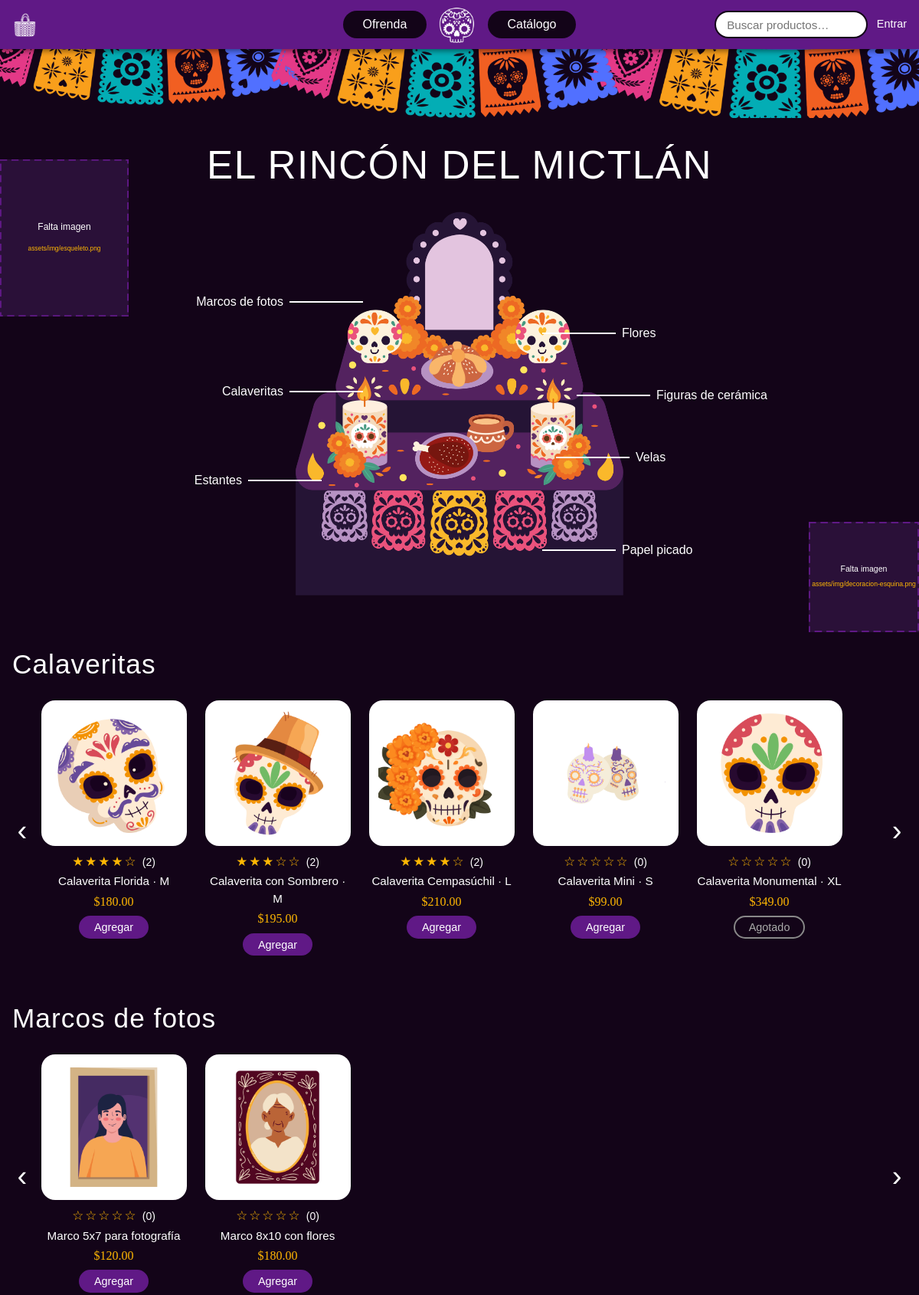
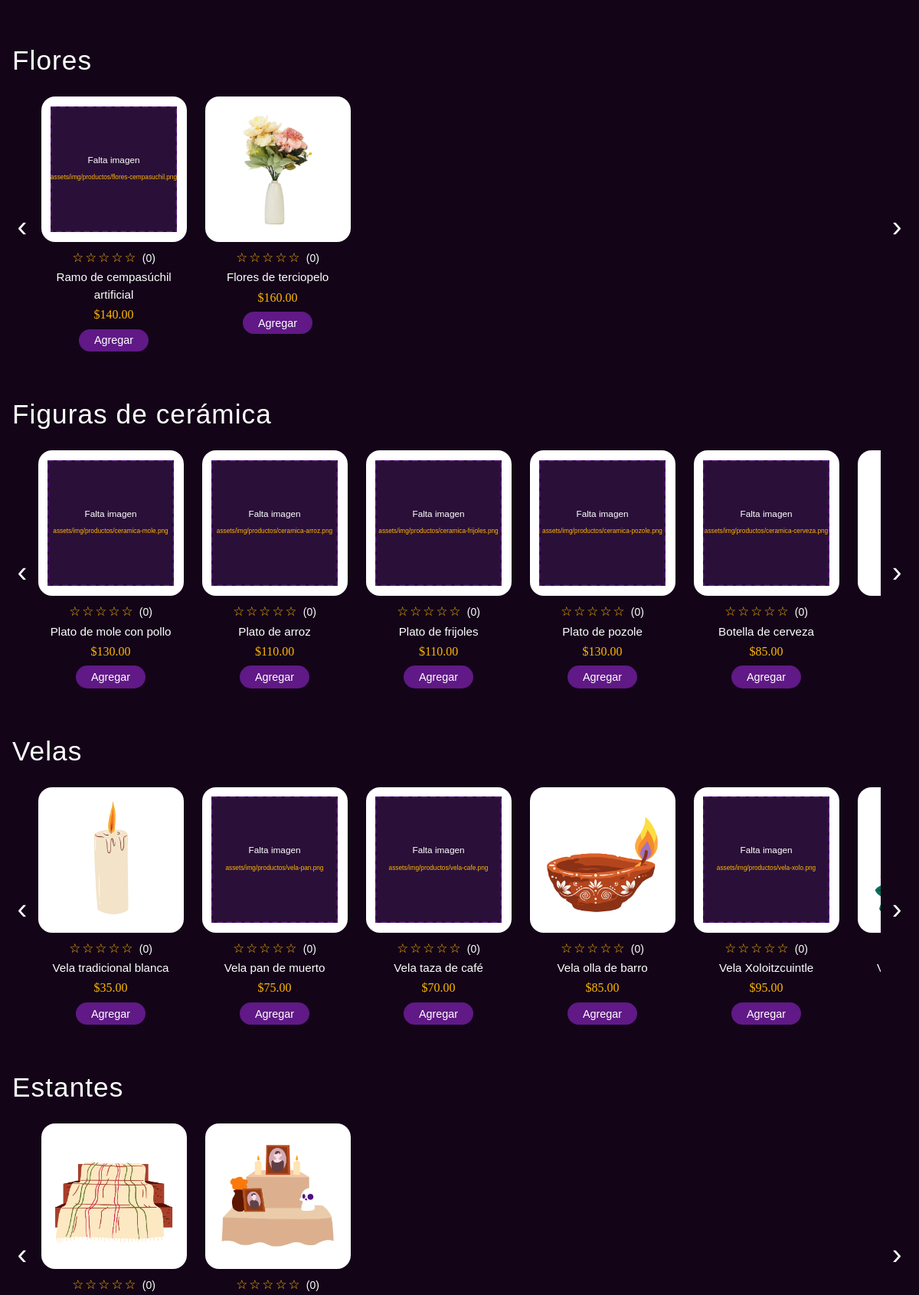
The page / (upper part) on the database its author committed (2 pictures, top to bottom).
### tables this page shows
CREATE TABLE productos (
  id_producto  INT UNSIGNED AUTO_INCREMENT PRIMARY KEY,
  id_categoria SMALLINT UNSIGNED NOT NULL,
  nombre       VARCHAR(100) NOT NULL,
  descripcion  VARCHAR(255) NULL,
  precio       DECIMAL(10,2) NOT NULL CHECK (precio >= 0),
  stock        INT UNSIGNED NOT NULL DEFAULT 0,    
  talla        ENUM('S','M','L','XL') NULL,        
  imagen       VARCHAR(150) NULL,                  
  activo       TINYINT(1) NOT NULL DEFAULT 1,
  FOREIGN KEY (id_categoria) REFERENCES categorias(id_categoria)
);

### includes/config.php (called while the page is built, shortened)
<?php
function img(string $clave): string { return BASE_URL . 'assets/img/' . IMG[$clave]; }
function img_producto(?string $archivo): string { return BASE_URL . 'assets/img/productos/' . ($archivo ?? 'sin-imagen.png'); }
function e(?string $t): string { return htmlspecialchars($t ?? '', ENT_QUOTES, 'UTF-8'); }
function estrellas(float $prom): string {
    $llenas = (int) round($prom);
    return str_repeat('★', $llenas) . str_repeat('☆', 5 - $llenas);
}

### includes/auth.php (called while the page is built, shortened)
<?php
require_once __DIR__ . '/conexion.php';
function usuario_actual(): ?array { return $_SESSION['usuario'] ?? null; }

### includes/conexion.php (called while the page is built, shortened)
<?php
require_once __DIR__ . '/config.php';
function db(): PDO
{
    $host   = 'localhost';
    $puerto = 3307;
    $bd     = 'mictlan';
    $user   = 'root';
    $clave  = '';
    $pdo = new PDO("mysql:host=$host;port=$puerto;dbname=$bd;charset=utf8mb4", $user, $clave, [
        PDO::ATTR_ERRMODE            => PDO::ERRMODE_EXCEPTION,
        PDO::ATTR_DEFAULT_FETCH_MODE => PDO::FETCH_ASSOC,
        PDO::ATTR_EMULATE_PREPARES   => false,
    ]);
    return $pdo;
}

### index.php (the view, shortened to what this page needs)
<?php
require_once __DIR__ . '/includes/auth.php';
$errorBD = null; $secciones = [];
try {
    $filas = db()->query("SELECT * FROM v_catalogo ORDER BY orden, id_producto")->fetchAll();
    foreach ($filas as $f) {
        $secciones[$f['slug']]['nombre']      = $f['categoria'];
        $secciones[$f['slug']]['productos'][] = $f;
    }
} catch (PDOException $ex) {
    $errorBD = 'No se pudo conectar con la base de datos. Revisa includes/conexion.php y que MySQL esté encendido.';
}
$buscador = true;
require __DIR__ . '/includes/cabecera.php';
?>
<img class="papel-picado" src="<?= img('papel_picado') ?>" alt="" width="1600" height="90">
<main>
<section id="ofrenda" class="seccion-ofrenda">
  <img class="deco deco--esqueleto" src="<?= img('esqueleto') ?>" alt="" width="180" height="220">
  <h1 class="titulo-sitio">El Rincón del Mictlán</h1>
  <div class="ofrenda">
    <img class="ofrenda__img" src="<?= img('ofrenda') ?>" alt="Ofrenda de Día de Muertos" width="520" height="440">
    <a class="etiqueta etiqueta--izq" style="--y:22%; --dx:14%" href="#cat-marcos">Marcos de fotos</a>
    <a class="etiqueta etiqueta--izq" style="--y:45%; --dx:14%" href="#cat-calaveritas">Calaveritas</a>
    <a class="etiqueta etiqueta--izq" style="--y:68%; --dx:20%" href="#cat-estantes">Estantes</a>
    <a class="etiqueta etiqueta--der" style="--y:30%; --dx:12%" href="#cat-flores">Flores</a>
    <a class="etiqueta etiqueta--der" style="--y:46%; --dx:17%" href="#cat-figuras-ceramica">Figuras de cerámica</a>
    <a class="etiqueta etiqueta--der" style="--y:62%; --dx:14%" href="#cat-velas">Velas</a>
    <a class="etiqueta etiqueta--der" style="--y:86%; --dx:12%" href="#cat-papel-picado">Papel picado</a>
  </div>
  <img class="deco deco--esquina" src="<?= img('alebrije') ?>" alt="" width="150" height="150">
</section>
<section id="catalogo" class="catalogo">
  <?php foreach ($secciones as $slug => $sec): ?>
  <section id="cat-<?= e($slug) ?>" class="categoria" data-categoria>
    <h2><?= e($sec['nombre']) ?></h2>
    <div class="carrusel">
      <button class="flecha" type="button" data-dir="-1" aria-label="Anterior">‹</button>
      <div class="carrusel__pista">
        <?php foreach ($sec['productos'] as $p):
              $agotado = (int)$p['stock'] === 0; ?>
        <article class="tarjeta"
                 data-id="<?= (int)$p['id_producto'] ?>"
                 data-stock="<?= (int)$p['stock'] ?>"
                 data-busqueda="<?= e($p['nombre'] . ' ' . $p['categoria'] . ' ' . $p['descripcion'] . ' ' . $p['talla']) ?>">
          <a class="tarjeta__foto" href="<?= BASE_URL ?>producto.php?id=<?= (int)$p['id_producto'] ?>">
            <img src="<?= img_producto($p['imagen']) ?>" alt="<?= e($p['nombre']) ?>" width="220" height="220" loading="lazy">
          </a>
          <div class="estrellas" role="img"
               aria-label="Calificación <?= e((string)$p['promedio']) ?> de 5 (<?= (int)$p['total_resenas'] ?> reseñas)">
            <?= estrellas((float)$p['promedio']) ?> <small>(<?= (int)$p['total_resenas'] ?>)</small>
          </div>
          <h3><a href="<?= BASE_URL ?>producto.php?id=<?= (int)$p['id_producto'] ?>"><?= e($p['nombre']) ?><?= $p['talla'] ? ' · ' . e($p['talla']) : '' ?></a></h3>
          <p class="precio">$<?= number_format((float)$p['precio'], 2) ?></p>
          <button class="btn btn--chico" type="button" data-agregar <?= $agotado ? 'disabled' : '' ?>>
            <?= $agotado ? 'Agotado' : 'Agregar' ?>
          </button>
        </article>
        <?php endforeach; ?>
      </div>
      <button class="flecha" type="button" data-dir="1" aria-label="Siguiente">›</button>
    </div>
  </section>
  <?php endforeach; ?>
</section>
</main>
<?php require __DIR__ . '/includes/pie.php';

### includes/cabecera.php (shortened to what this page needs)
<?php
require_once __DIR__ . '/auth.php';
$buscador ??= false;
$u = usuario_actual();
?>
<!DOCTYPE html>
<html lang="es">
<head>
  <link rel="stylesheet" href="<?= BASE_URL ?>assets/css/styles.css">
</head>
<body>
<header class="cabecera">
  <div class="cabecera__barra">
    <a class="bolsa" href="<?= BASE_URL ?>carrito.php" aria-label="Carrito">
      <img src="<?= img('bolsa') ?>" alt="Carrito" width="32" height="32">
    </a>
    <nav class="nav" aria-label="Principal">
      <a href="<?= BASE_URL ?>#ofrenda">Ofrenda</a>
      <a href="<?= BASE_URL ?><?= $u ? 'mis_pedidos.php' : 'auth/login.php' ?>" title="Mi Perfil">
        <img class="logo" src="<?= img('logo') ?>" alt="Perfil del usuario" width="48" height="48">
      </a>
      <a href="<?= BASE_URL ?>#catalogo">Catálogo</a>
    </nav>
    <div class="cabecera__der">
      <?php if ($buscador): ?>
      <form class="buscador" role="search" onsubmit="return false">
        <input id="buscador" type="search" placeholder="Buscar productos…" aria-label="Buscar productos" autocomplete="off">
      </form>
      <?php endif; ?>
      <?php if ($u): ?>
        <?php if ($u['rol'] === 'admin'): ?><a class="enlace-sesion" href="<?= BASE_URL ?>admin/productos.php">Admin</a><?php endif; ?>
        <a class="enlace-sesion" href="<?= BASE_URL ?>mis_pedidos.php">Mis pedidos</a>
        <a class="enlace-sesion" href="<?= BASE_URL ?>auth/logout.php">Salir (<?= e($u['nombre']) ?>)</a>
      <?php else: ?>
        <a class="enlace-sesion" href="<?= BASE_URL ?>auth/login.php">Entrar</a>
      <?php endif; ?>
    </div>
  </div>
</header>

### includes/pie.php (shortened to what this page needs)
</body>
</html>

### rows shown on the page
productos: imagen (picture), promedio "★★★★☆", total_resenas "2", nombre "Calaverita Florida", talla "M", precio "180.00", stock "Agregar"
productos: imagen (picture), promedio "★★★☆☆", total_resenas "2", nombre "Calaverita con Sombrero", talla "M", precio "195.00", stock "Agregar"
productos: imagen (picture), promedio "★★★★☆", total_resenas "2", nombre "Calaverita Cempasúchil", talla "L", precio "210.00", stock "Agregar"
productos: imagen (picture), promedio "☆☆☆☆☆", total_resenas "0", nombre "Calaverita Mini", talla "S", precio "99.00", stock "Agregar"
productos: imagen (picture), promedio "☆☆☆☆☆", total_resenas "0", nombre "Calaverita Monumental", talla "XL", precio "349.00", stock "Agotado"
productos: imagen (picture), promedio "☆☆☆☆☆", total_resenas "0", nombre "Marco 5x7 para fotografía", precio "120.00", stock "Agregar"
productos: imagen (picture), promedio "☆☆☆☆☆", total_resenas "0", nombre "Marco 8x10 con flores", precio "180.00", stock "Agregar"
productos: imagen (picture), promedio "☆☆☆☆☆", total_resenas "0", nombre "Ramo de cempasúchil artificial", precio "140.00", stock "Agregar"
productos: imagen (picture), promedio "☆☆☆☆☆", total_resenas "0", nombre "Flores de terciopelo", precio "160.00", stock "Agregar"
productos: imagen (picture), promedio "☆☆☆☆☆", total_resenas "0", nombre "Plato de mole con pollo", precio "130.00", stock "Agregar"
productos: imagen (picture), promedio "☆☆☆☆☆", total_resenas "0", nombre "Plato de arroz", precio "110.00", stock "Agregar"
productos: imagen (picture), promedio "☆☆☆☆☆", total_resenas "0", nombre "Plato de frijoles", precio "110.00", stock "Agregar"
productos: imagen (picture), promedio "☆☆☆☆☆", total_resenas "0", nombre "Plato de pozole", precio "130.00", stock "Agregar"
productos: imagen (picture), promedio "☆☆☆☆☆", total_resenas "0", nombre "Botella de cerveza", precio "85.00", stock "Agregar"
productos: imagen (picture)
productos: imagen (picture), promedio "☆☆☆☆☆", total_resenas "0", nombre "Vela tradicional blanca", precio "35.00", stock "Agregar"
productos: imagen (picture), promedio "☆☆☆☆☆", total_resenas "0", nombre "Vela pan de muerto", precio "75.00", stock "Agregar"
productos: imagen (picture), promedio "☆☆☆☆☆", total_resenas "0", nombre "Vela taza de café", precio "70.00", stock "Agregar"
productos: imagen (picture), promedio "☆☆☆☆☆", total_resenas "0", nombre "Vela olla de barro", precio "85.00", stock "Agregar"
productos: imagen (picture), promedio "☆☆☆☆☆", total_resenas "0", nombre "Vela Xoloitzcuintle", precio "95.00", stock "Agregar"
productos: imagen (picture)
productos: imagen (picture), promedio "☆☆☆☆☆", total_resenas "0"
productos: imagen (picture), promedio "☆☆☆☆☆", total_resenas "0"

### other values the page prints
$sec['nombre'] "Calaveritas"
$sec['nombre'] "Marcos de fotos"
$sec['nombre'] "Flores"
$sec['nombre'] "Figuras de cerámica"
$sec['nombre'] "Velas"
$sec['nombre'] "Estantes"
